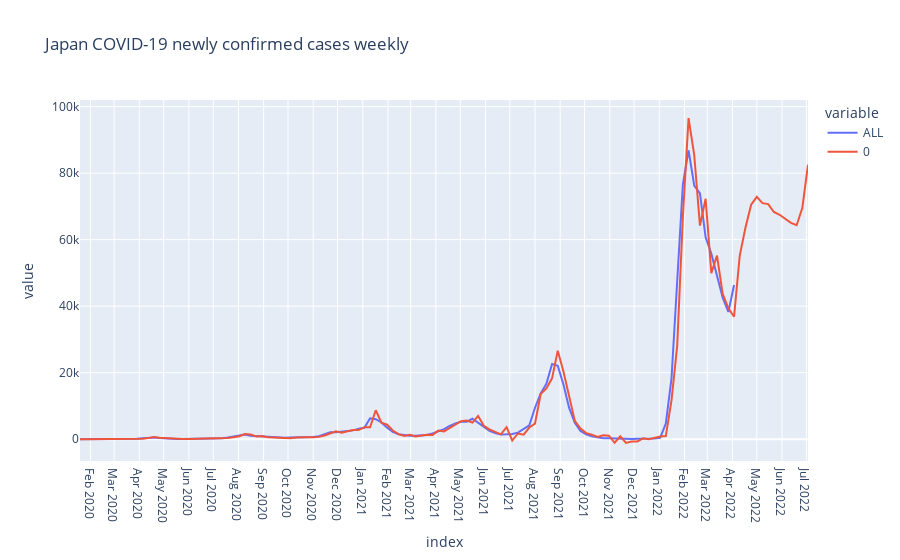

This figure's notebook cell:
### Code cell
ts_forecast = result_all.predict(start=df_gr.index[0], end=df_gr.index[-1]+relativedelta(months=3))

temp_df = df_gr.ALL.to_frame()
temp_df = pd.concat([temp_df, ts_forecast])
fig = px.line(temp_df, title='Japan COVID-19 newly confirmed cases weekly')
fig.update_layout({
    'xaxis': {
        'dtick': 'M1'
    }
})
fig.show()

### Figure 1 — Plotly figure (JSON) as saved in the notebook; plotly's stock layout.template omitted (floating-point values rounded to 4 significant figures; data arrays with more than 128 entries replaced by an {"elided": "..."} marker saying what was removed)
{"data": [{"hovertemplate": "variable=ALL<br>index=%{x}<br>value=%{y}<extra></extra>", "legendgroup": "ALL", "line": {"color": "#636efa", "dash": "solid"}, "marker": {"symbol": "circle"}, "mode": "lines", "name": "ALL", "orientation": "v", "showlegend": true, "type": "scatter", "x": {"elided": "245 str values"}, "xaxis": "x", "y": {"elided": "245 float values"}, "yaxis": "y"}, {"hovertemplate": "variable=0<br>index=%{x}<br>value=%{y}<extra></extra>", "legendgroup": "0", "line": {"color": "#EF553B", "dash": "solid"}, "marker": {"symbol": "circle"}, "mode": "lines", "name": "0", "orientation": "v", "showlegend": true, "type": "scatter", "x": {"elided": "245 str values"}, "xaxis": "x", "y": {"elided": "245 float values"}, "yaxis": "y"}], "layout": {"autosize": true, "legend": {"title": {"text": "variable"}, "tracegroupgap": 0}, "title": {"text": "Japan COVID-19 newly confirmed cases weekly"}, "xaxis": {"anchor": "y", "autorange": true, "domain": [0, 1], "dtick": "M1", "range": ["2020-01-19", "2022-07-03"], "title": {"text": "index"}, "type": "date"}, "yaxis": {"anchor": "x", "autorange": true, "domain": [0, 1], "range": [-6561.0, 102000.0], "title": {"text": "value"}, "type": "linear"}}}
